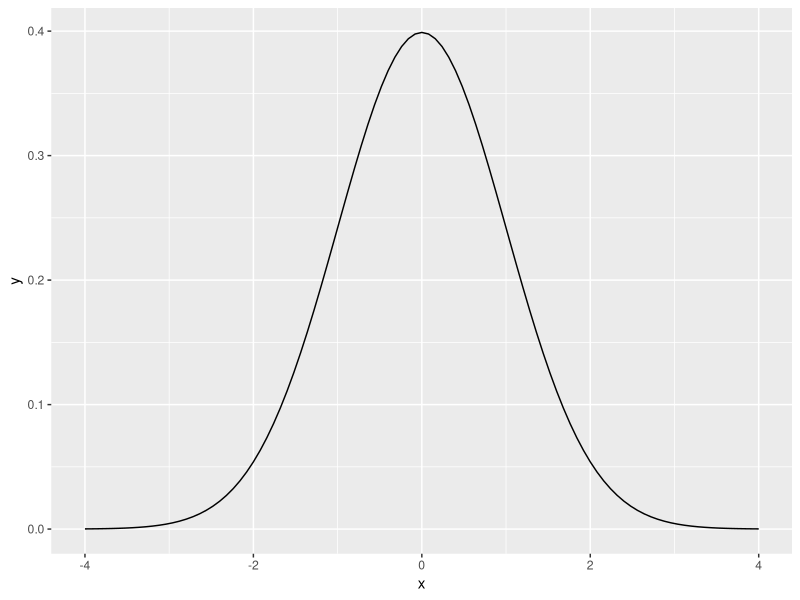
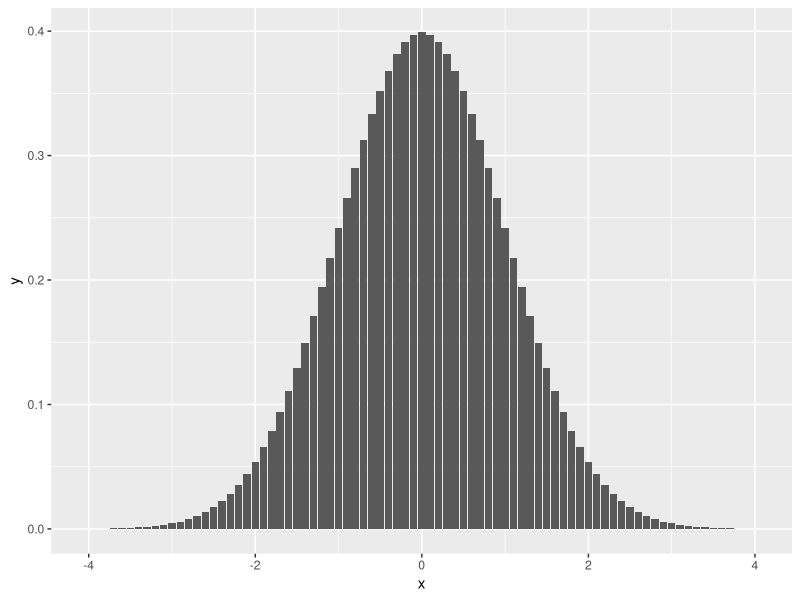
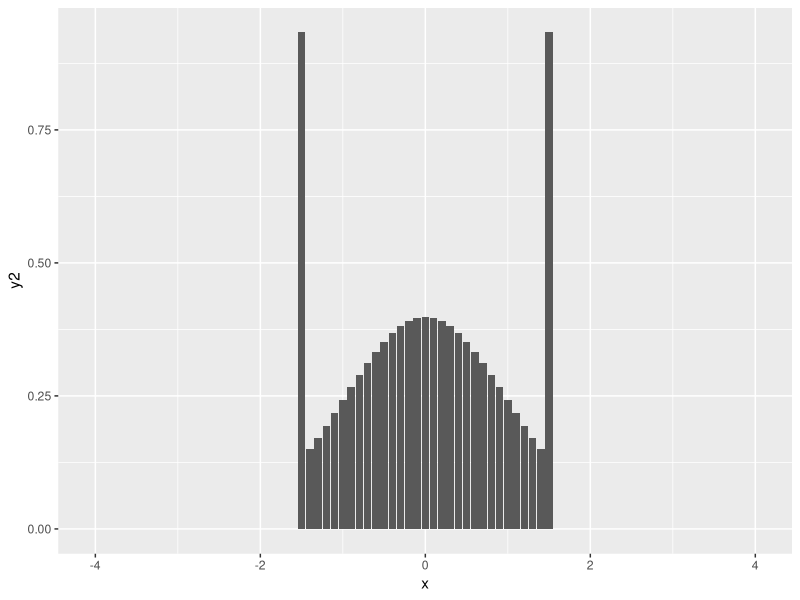
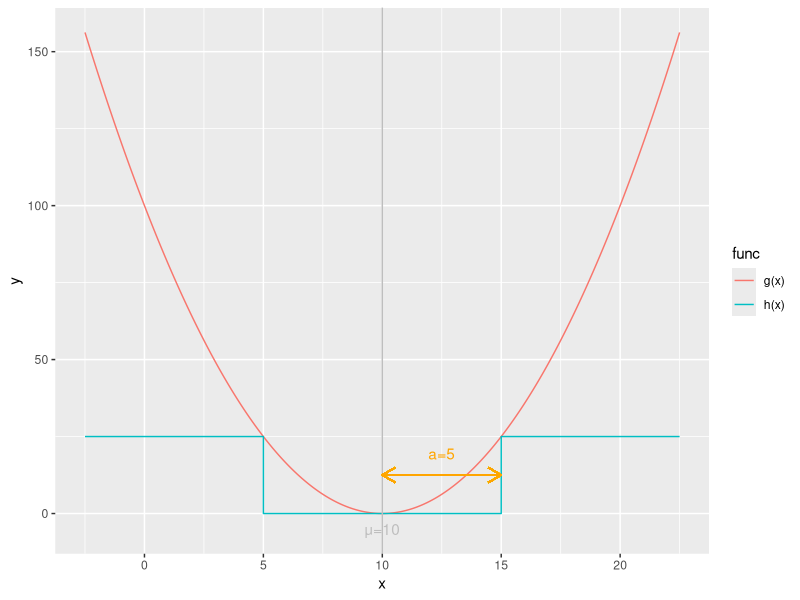

The R source for these figures, in order:
## ---- chunk 1
library(tidyverse)
## ---- chunk 2
mew <- 0
sd <- 1
tibble(x=seq(mew-4*sd, mew+4*sd)) %>% 
  ggplot(aes(x)) +
  stat_function(fun=dnorm)
## ---- chunk 3
dx<-0.1
df <- tibble(
  x = seq(mew-4*sd, mew+4*sd,dx),
  y = dnorm(x)
)

df %>% ggplot(aes(x=x,y=y)) + 
  geom_col()
## ---- chunk 4
k=1.5
df %>% mutate(
  y2 = case_when(
    abs(x)<k ~ dnorm(x),
    abs(x)==k ~ pnorm(k),
    abs(x)>k ~0
  )
) %>%
  ggplot(aes(x=x,y=y2)) + geom_col()
## ---- chunk 5
mew <- 10
mew_colour <- "grey"
a <- 5
a_colour <- "orange"
g <- function(x) (x-mew)^2
h <- function(x) {case_when(
  abs(x-mew)<a ~ 0,
  abs(x-mew)>=a ~ a^2
)}

dx <- 0.001
tibble(x = seq(mew-a*2.5,mew+a*2.5,by=dx),
       `g(x)` = g(x),
       `h(x)` = h(x)) %>%
  gather(key=func, value=y, -x) %>%
  ggplot(aes(x=x, y=y, colour=func)) +
  geom_line() +
  geom_vline(xintercept=mew, colour=mew_colour) +
  annotate("text", x=mew, y=-5, label=paste0("μ=",mew), colour=mew_colour, angle=0) +
  geom_segment(aes(x=mew, xend=mew+a, y=a^2/2, yend=a^2/2), colour=a_colour, arrow=arrow(length=unit(0.15, "inches"), ends="both")) +
  annotate("text", x=mew+a/2, y=a^2/2+7, label=paste0("a=",a), colour=a_colour)
